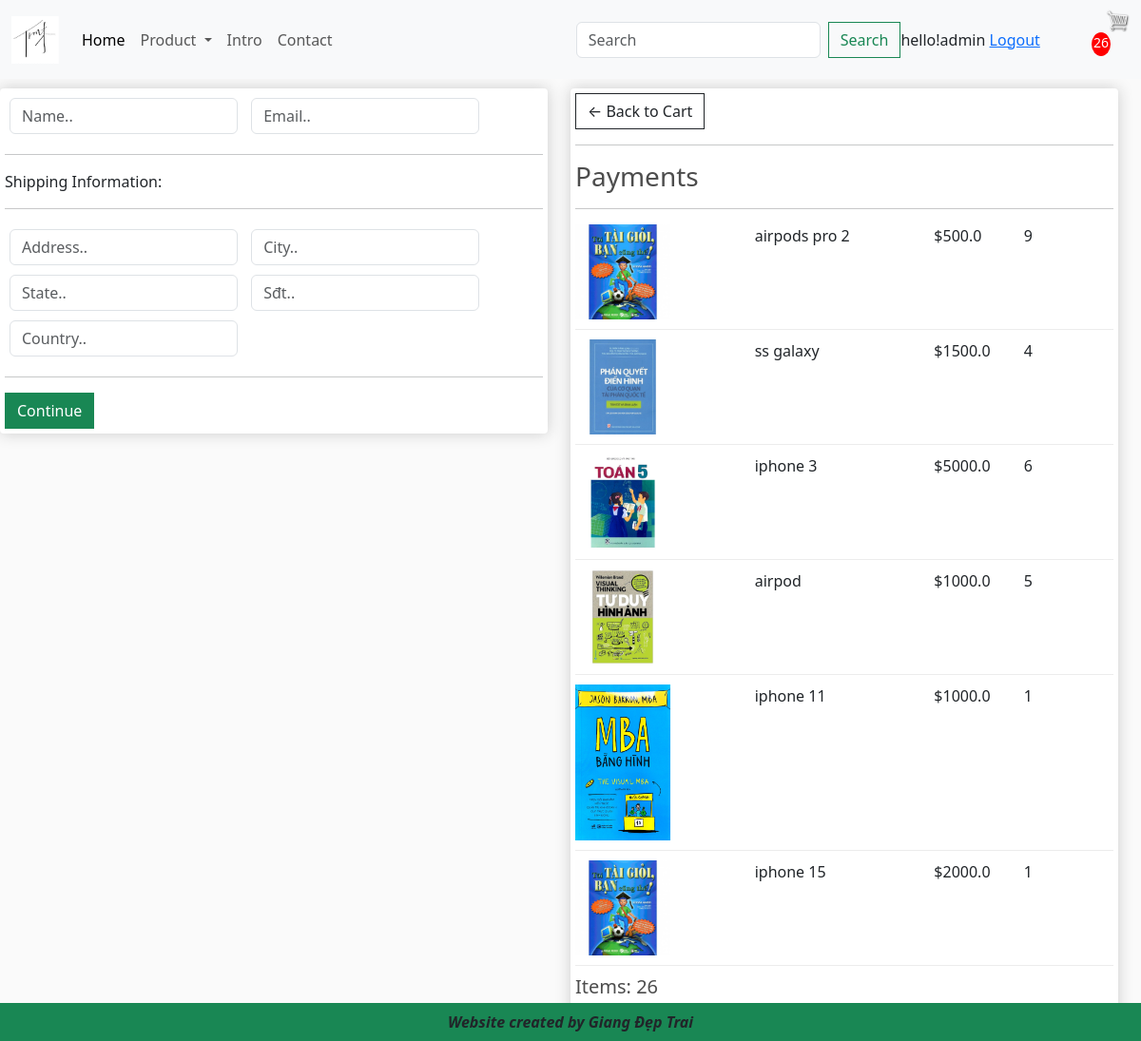
Screenshot of /checkout/ (signed in) with the database file from the repository.
### app/models.py (models this page shows, shortened)
class OrderItem(models.Model):
    product = models.ForeignKey(Product,on_delete=models.SET_NULL,blank=True,null=True)
    order = models.ForeignKey(Order,on_delete=models.SET_NULL,blank=True,null=True)
    quantity = models.IntegerField(default=0,null=True,blank=True)
    date_added = models.DateTimeField(auto_now_add=True)
    @property
    def get_total(self):
        total = self.product.price * self.quantity
        return total

class Product(models.Model):
    category = models.ManyToManyField(Category,related_name='product')
    name = models.CharField(max_length=200,null=True)
    price = models.FloatField()
    digital = models.BooleanField(default=False,null=True,blank=False)
    image = models.ImageField(null=True,blank=True)
    detail = models.TextField(null=True,blank=True)
    @property
    def ImageURL(self):
        try:
            url = self.image.url
        except:
            url =''
        return url

class Order(models.Model):
    customer = models.ForeignKey(User,on_delete=models.SET_NULL,blank=True,null=True)
    date_order = models.DateTimeField(auto_now_add=True)
    complete = models.BooleanField(default=False,null=True,blank=False)
    transaction_id = models.CharField(max_length=200,null=True)
    @property
    def get_cart_items(self):
        orderitems = self.orderitem_set.all()
        total = sum([item.quantity for item in orderitems])
        return total
    @property
    def get_cart_total(self):
        orderitems = self.orderitem_set.all()
        total = sum([item.get_total for item in orderitems])
        return total

### app/views.py (the view)
# urls.py: path('checkout/', views.checkout, name="checkout"),
def checkout(request):
    if request.user.is_authenticated:
        customer = request.user
        order, created = Order.objects.get_or_create(customer =customer,complete =False)
        items = order.orderitem_set.all()
        cartItems = order.get_cart_items
        user_not_login = "hidden"
        user_login = "show"
    else:
        items =[]
        order ={'get_cart_items':0,'get_cart_total':0}
        cartItems = order['get_cart_items':0,'get_cart_total':0]
        user_not_login = "show"
        user_login = "hidden"
    categories = Category.objects.filter(is_sub =False)
    context={'categories':categories,'created':created,'items':items,'order':order,'cartItems' :cartItems,'user_not_login':user_not_login, 'user_login':user_login}
    return render(request,'app/checkout.html',context)

### app/templates/app/checkout.html (shortened to what this page needs)
{% extends 'app/base.html' %}
{% load static %}
{% block content_checkout %}
     <div class="row" style='width:100%'>
		<div class="col-lg-6">
			<div class="box-element" id="form-wrapper">
				<form id="form">
					<div id="user-info">
						<div class="form-field">
							<input required class="form-control" type="text" name="name" placeholder="Name..">
						</div>
						<div class="form-field">
							<input required class="form-control" type="email" name="email" placeholder="Email..">
						</div>
					</div>
					<div id="shipping-info">
						<hr>
						<p>Shipping Information:</p>
						<hr>
						<div class="form-field">
							<input class="form-control" type="text" name="address" placeholder="Address..">
						</div>
						<div class="form-field">
							<input class="form-control" type="text" name="city" placeholder="City..">
						</div>
						<div class="form-field">
							<input class="form-control" type="text" name="state" placeholder="State..">
						</div>
						<div class="form-field">
							<input class="form-control" type="text" name="sđt" placeholder="Sđt..">
						</div>
						<div class="form-field">
							<input class="form-control" type="text" name="country" placeholder="Country..">
						</div>
					</div>
					<hr>
					<input id="form-button" class="btn btn-success btn-block" type="submit" value="Continue">
				</form>
			</div>
			<br>
		</div>
		<div class="col-lg-6">
			<div class="box-element">
				<a  class="btn btn-outline-dark" href="{% url 'cart' %}">&#x2190; Back to Cart</a>
				<hr>
				<h3>Payments</h3>
				<hr>
				{% for item in items %}
				<div class="cart-row">
					<div style="flex:2"><img class="row-image" src="{{item.product.ImageURL}}"></div>
					<div style="flex:2"><p>{{item.product.name}}</p></div>
					<div style="flex:1"><p>${{item.product.price}}</p></div>
					<div style="flex:1"><p>{{item.quantity}}</p></div>
				</div>
				{% endfor %}
				<h5>Items:   {{order.get_cart_items}}</h5>
				<h5>Total:   {{order.get_cart_total}}</h5>
			</div>
		</div>
	</div>
{% endblock content_checkout %}

### app/templates/app/base.html (shortened to what this page needs)
{% load static %}
<!DOCTYPE html>
<html>
    <head>
        <link href="https://cdn.jsdelivr.net/npm/bootstrap@5.3.2/dist/css/bootstrap.min.css" rel="stylesheet">
        <link rel="stylesheet type="text/css" href="{% static 'app/css/main.css' %}""/>
        <link rel="stylesheet" href="">
    </head>
    <body>
        <nav class="navbar navbar-expand-lg bg-body-tertiary">
            <div class="container-fluid">
              <a class="navbar-brand" href="{% url 'home'%}">
                <img src="{% static 'app/images/TLM.png'%}" width="50" height="50">
              </a>
              <div class="collapse navbar-collapse" id="navbarSupportedContent">
                <ul class="navbar-nav me-auto mb-2 mb-lg-0">
                  <li class="nav-item">
                    <a class="nav-link active" aria-current="page" href="{% url 'home'%}">Home</a>
                  </li>
                  <li class="nav-item dropdown">
                    <a class="nav-link dropdown-toggle" href="#" role="button" data-bs-toggle="dropdown" aria-expanded="false">
                      Product
                    </a>
                  </li>
                  <li class="nav-item">
                    <a class="nav-link" href="#">Intro</a>
                  </li>
                  <li class="nav-item">
                    <a class="nav-link" href="#">Contact</a>
                  </li>
                </ul>
                <form class="d-flex" role="search" method = POST action = "{% url 'search' %}">
                  <input class="form-control me-2" type="search" placeholder="Search" aria-label="Search" name = "searched">
                  <button class="btn btn-outline-success" type="submit">Search</button>
                </form>
              </div>
                <div class='form-inline my-2 my-lg-0' style="visibility: {{user_login}}">
                  <span> hello!{{request.user}}</span>
                  <span><a href="{% url 'logout' %}">Logout</a></span>
                </div>
              <div class='form-inline my-2 my-lg-0'>
                <a href="{% url 'cart' %}"><img id="cart-icon" src="{% static 'imagess/cart.png' %}"></a>
                <p id="cart-total">{{cartItems}}</p>
              </div>
            </div>
          </nav>
          {% block content_checkout %}{% endblock content_checkout %}
          <footer class="container--fluid bg-success text-center fixed-bottom p-2 mt-5">
            <b><i>Website created by Giang Đẹp Trai</i></b>
            </footer>
    </body>
</html>

### app/static/app/css/main.css (style rules this page uses)
body { background-color: hsl(0, 0%, 98%); }
h1,h2,h3,h4,h5,h6 { color:hsl(0, 0%, 30%); }
.box-element { box-shadow:hsl(0, 0%, 80%) 0 0 16px; background-color: #fff; border-radius: 4px; padding: 5px; }
#cart-icon { width:25px; display: inline-block; margin-left: 15px; }
#cart-total { display: block; text-align: center; color:#fff; background-color: red; width: 20px; height: 25px; border-radius: 50%; font-size: 14px; }
.col-lg-3, .col-lg-4, .col-lg-6, .col-lg-8, .col-lg-12 { margin-top: 10px; }
.btn { border-radius: 0; }
.row-image { width: 100px; }
.form-field { width:250px; display: inline-block; padding: 5px; }
.cart-row { display: flex; align-items: flex-stretch; padding-bottom: 10px; margin-bottom: 10px; border-bottom: 1px solid #ececec; }

### rows the page displays
OrderItem: product.ImageURL (picture), product.name "airpods pro 2", product.price "500.0", quantity "9"
OrderItem: product.ImageURL (picture), product.name "ss galaxy", product.price "1500.0", quantity "4"
OrderItem: product.ImageURL (picture), product.name "iphone 3", product.price "5000.0", quantity "6"
OrderItem: product.ImageURL (picture), product.name "airpod", product.price "1000.0", quantity "5"
OrderItem: product.ImageURL (picture), product.name "iphone 11", product.price "1000.0", quantity "1"
OrderItem: product.ImageURL (picture), product.name "iphone 15", product.price "2000.0", quantity "1"
Order: get_cart_items "26"

### other values shown
{{ request.user }} "admin"
{{ cartItems }} "26"
